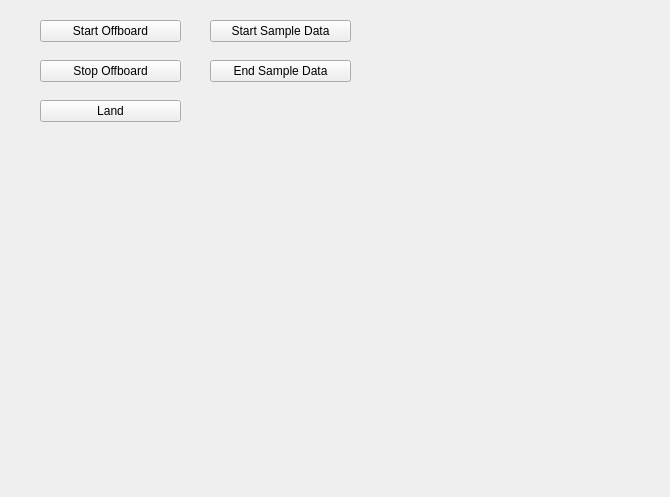
<?xml version="1.0" encoding="UTF-8"?>
<ui version="4.0">
 <class>sample_data_rc</class>
 <widget class="QWidget" name="sample_data_rc">
  <property name="geometry">
   <rect>
    <x>0</x>
    <y>0</y>
    <width>670</width>
    <height>497</height>
   </rect>
  </property>
  <property name="windowTitle">
   <string>Form</string>
  </property>
  <widget class="QPushButton" name="start_offboard">
   <property name="geometry">
    <rect>
     <x>40</x>
     <y>20</y>
     <width>141</width>
     <height>22</height>
    </rect>
   </property>
   <property name="text">
    <string>Start Offboard</string>
   </property>
  </widget>
  <widget class="QPushButton" name="land">
   <property name="geometry">
    <rect>
     <x>40</x>
     <y>100</y>
     <width>141</width>
     <height>22</height>
    </rect>
   </property>
   <property name="text">
    <string>Land</string>
   </property>
  </widget>
  <widget class="QPushButton" name="stop_offboard">
   <property name="geometry">
    <rect>
     <x>40</x>
     <y>60</y>
     <width>141</width>
     <height>22</height>
    </rect>
   </property>
   <property name="text">
    <string>Stop Offboard</string>
   </property>
  </widget>
  <widget class="QPushButton" name="start_sample_data">
   <property name="geometry">
    <rect>
     <x>210</x>
     <y>20</y>
     <width>141</width>
     <height>22</height>
    </rect>
   </property>
   <property name="text">
    <string>Start Sample Data</string>
   </property>
  </widget>
  <widget class="QPushButton" name="end_sample_data">
   <property name="geometry">
    <rect>
     <x>210</x>
     <y>60</y>
     <width>141</width>
     <height>22</height>
    </rect>
   </property>
   <property name="text">
    <string>End Sample Data</string>
   </property>
  </widget>
 </widget>
 <resources/>
 <connections/>
</ui>
